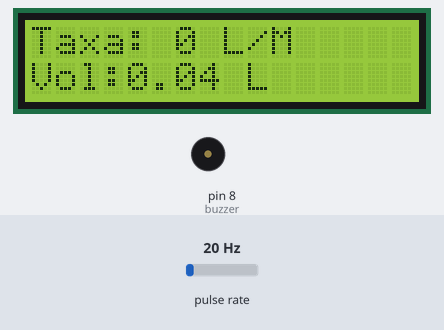
Bench run of a sketch on a simulated Arduino Uno, built with avr-gcc and run on an emulated ATmega328P. Shown: 16×2 character LCD, buzzer (waves = sounding). Wiring (inferred from the names in the program): pulse sensor: data pin 2. The test bench sets the inputs (shaded band); at power-on: pulse rate 20 Hz. What the sketch prints to the serial monitor is not drawn.

Above: at 1.6 s.
1.7 s: pulse rate (sensor on pin 2) set to 4 Hz
At 2.9 s:
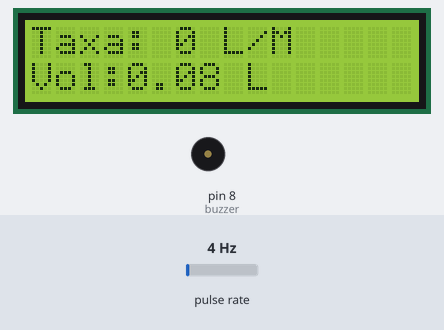
4.7 s: pulse rate (sensor on pin 2) set to 50 Hz
At 5.8 s:
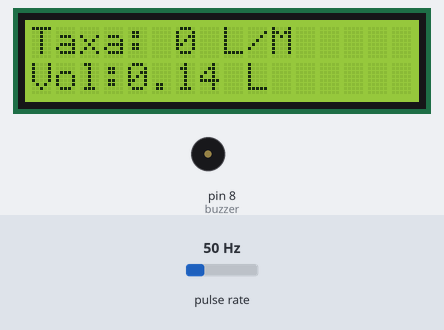
7.5 s: pulse rate (sensor on pin 2) set to 100 Hz
At 8.7 s:
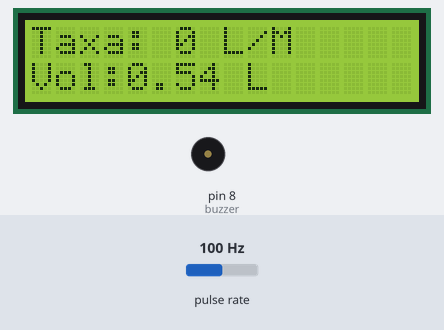
10.5 s: pulse rate (sensor on pin 2) set to 162 Hz
At 11.8 s:
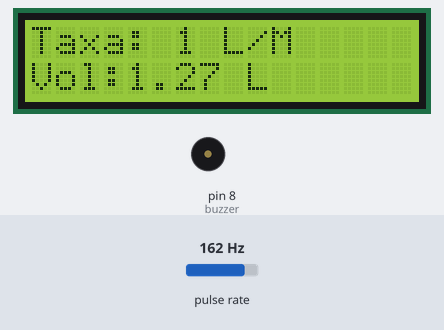
13.5 s: pulse rate (sensor on pin 2) set to 167 Hz
At 14.27 s:
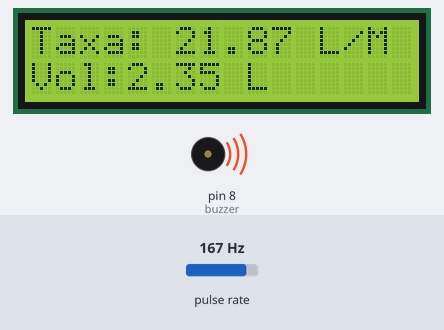
Timing chart, 0 to 17.0 s (numbered marks = the images above; inputs shaded):
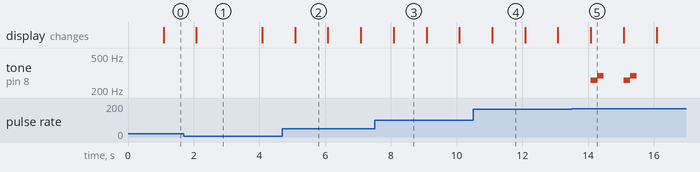

The sketch:

teste_sensor_29-05.ino
```cpp
/*
YF‐ S201 Water Flow Sensor
Water Flow Sensor output processed to read in litres/hour
Adaptation Courtesy: hobbytronics.co.uk
*/
int buzzer = 8;
volatile int flow_frequency; // Measures flow sensor pulses
// Calculated litres/hour
 float vol = 0.0,l_minute;
unsigned char flowsensor = 2; // Sensor Input
unsigned long currentTime;
unsigned long cloopTime;
#include <LiquidCrystal.h>
LiquidCrystal lcd(12, 11, 5, 4, 3, 9);
void flow () // Interrupt function
{
   flow_frequency++;
}
void setup()
{
   pinMode(buzzer,OUTPUT);
   pinMode(flowsensor, INPUT);
   digitalWrite(flowsensor, HIGH); // Optional Internal Pull-Up
   Serial.begin(9600);
   lcd.begin(16, 2);
   attachInterrupt(digitalPinToInterrupt(flowsensor), flow, RISING); // Setup Interrupt
   lcd.clear();
   lcd.setCursor(0,0);
   lcd.print("Sensor de Vazão");
   lcd.setCursor(0,1);
   lcd.print("Projeto");
   currentTime = millis();
   cloopTime = currentTime;
}
void loop ()
{
   currentTime = millis();
   // Every second, calculate and print litres/hour
   if(currentTime >= (cloopTime + 1000))
   {
    cloopTime = currentTime; // Updates cloopTime
    if(flow_frequency != 0){
      // Pulse frequency (Hz) = 7.5Q, Q is flow rate in L/min.
      l_minute = (flow_frequency / 7.5); // (Pulse frequency x 60 min) / 7.5Q = flowrate in L/hour
      lcd.clear();
      lcd.setCursor(0,0);
      lcd.print("Taxa: ");
      lcd.print(l_minute);
      lcd.print(" L/M");
      l_minute = l_minute/60;
      lcd.setCursor(0,1);
      vol = vol +l_minute;
      lcd.print("Vol:");
      lcd.print(vol);
      lcd.print(" L");
      flow_frequency = 0; // Reset Counter
      Serial.print(l_minute, DEC); // Print litres/hour
      Serial.println(" L/Sec");
      Serial.println(vol);
    }
          if (vol > 2 && vol < 3){
        tone(buzzer,261);
        delay(200);
        noTone(buzzer);
        tone(buzzer,293);
        delay(200);
        noTone(buzzer);
        delay(500);
    }
    else {
      Serial.println(" flow rate = 0 ");
      lcd.clear();
      lcd.setCursor(0,0);
      lcd.print("Taxa: ");
      lcd.print( flow_frequency );
      lcd.print(" L/M");
      lcd.setCursor(0,1);
      lcd.print("Vol:");
      lcd.print(vol);
      lcd.print(" L");
    }
   }
}
```

Measured:
- the behaviour switches between 164 and 165 Hz on pulse rate (sensor on pin 2) (found by bisection; images 4 and 5)
- by itself, tone on pin 8 (buzzer): plays 261 Hz for 0.20 s, 293 Hz for 0.20 s, 261 Hz for 0.20 s, 293 Hz for 0.20 s
- what the display in image 2 shows lasts 1.0 s, from 5.1 s to 6.1 s
